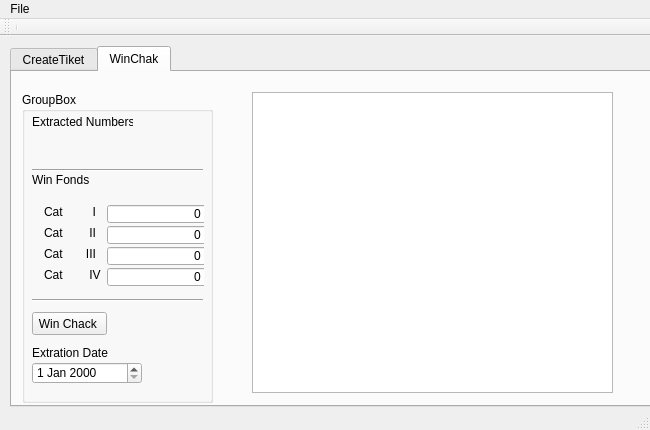
<?xml version="1.0" encoding="UTF-8"?>
<ui version="4.0">
 <class>LotoM</class>
 <widget class="QMainWindow" name="LotoM">
  <property name="windowModality">
   <enum>Qt::ApplicationModal</enum>
  </property>
  <property name="geometry">
   <rect>
    <x>0</x>
    <y>0</y>
    <width>650</width>
    <height>430</height>
   </rect>
  </property>
  <property name="sizePolicy">
   <sizepolicy hsizetype="Fixed" vsizetype="Fixed">
    <horstretch>0</horstretch>
    <verstretch>0</verstretch>
   </sizepolicy>
  </property>
  <property name="minimumSize">
   <size>
    <width>650</width>
    <height>430</height>
   </size>
  </property>
  <property name="maximumSize">
   <size>
    <width>650</width>
    <height>430</height>
   </size>
  </property>
  <property name="windowTitle">
   <string>MainLoto</string>
  </property>
  <widget class="QWidget" name="centralWidget">
   <widget class="QTabWidget" name="tabWidget">
    <property name="geometry">
     <rect>
      <x>10</x>
      <y>10</y>
      <width>641</width>
      <height>361</height>
     </rect>
    </property>
    <property name="minimumSize">
     <size>
      <width>0</width>
      <height>0</height>
     </size>
    </property>
    <property name="currentIndex">
     <number>1</number>
    </property>
    <widget class="QWidget" name="tab">
     <attribute name="title">
      <string>CreateTiket</string>
     </attribute>
     <widget class="QWidget" name="layoutWidget">
      <property name="geometry">
       <rect>
        <x>0</x>
        <y>10</y>
        <width>631</width>
        <height>321</height>
       </rect>
      </property>
      <layout class="QHBoxLayout" name="horizontalLayout">
       <item>
        <widget class="QGroupBox" name="groupBox">
         <property name="sizePolicy">
          <sizepolicy hsizetype="Fixed" vsizetype="Fixed">
           <horstretch>0</horstretch>
           <verstretch>0</verstretch>
          </sizepolicy>
         </property>
         <property name="minimumSize">
          <size>
           <width>128</width>
           <height>288</height>
          </size>
         </property>
         <property name="maximumSize">
          <size>
           <width>120</width>
           <height>16777215</height>
          </size>
         </property>
         <property name="title">
          <string>GroupBox</string>
         </property>
         <widget class="QDateEdit" name="dateEdit">
          <property name="geometry">
           <rect>
            <x>10</x>
            <y>250</y>
            <width>110</width>
            <height>22</height>
           </rect>
          </property>
         </widget>
         <widget class="QPushButton" name="ClearButton">
          <property name="geometry">
           <rect>
            <x>10</x>
            <y>20</y>
            <width>75</width>
            <height>23</height>
           </rect>
          </property>
          <property name="text">
           <string>ClearTiket</string>
          </property>
         </widget>
         <widget class="QPushButton" name="varButton">
          <property name="geometry">
           <rect>
            <x>10</x>
            <y>50</y>
            <width>75</width>
            <height>23</height>
           </rect>
          </property>
          <property name="text">
           <string>ViewVar</string>
          </property>
         </widget>
         <widget class="QLabel" name="label">
          <property name="geometry">
           <rect>
            <x>10</x>
            <y>230</y>
            <width>81</width>
            <height>16</height>
           </rect>
          </property>
          <property name="text">
           <string>Set game date</string>
          </property>
         </widget>
         <widget class="QGroupBox" name="QicPicBox">
          <property name="geometry">
           <rect>
            <x>10</x>
            <y>90</y>
            <width>91</width>
            <height>121</height>
           </rect>
          </property>
          <property name="title">
           <string>QuickPick</string>
          </property>
          <widget class="QWidget" name="layoutWidget">
           <property name="geometry">
            <rect>
             <x>11</x>
             <y>21</y>
             <width>77</width>
             <height>94</height>
            </rect>
           </property>
           <layout class="QVBoxLayout" name="verticalLayout">
            <item>
             <widget class="QCheckBox" name="checkBoxA">
              <property name="text">
               <string>camp A</string>
              </property>
             </widget>
            </item>
            <item>
             <widget class="QCheckBox" name="checkBoxB">
              <property name="text">
               <string>camp B</string>
              </property>
             </widget>
            </item>
            <item>
             <widget class="QCheckBox" name="checkBoxC">
              <property name="text">
               <string>camp C</string>
              </property>
             </widget>
            </item>
            <item>
             <widget class="QPushButton" name="pushButton">
              <property name="text">
               <string>PushButton</string>
              </property>
             </widget>
            </item>
           </layout>
          </widget>
         </widget>
        </widget>
       </item>
       <item>
        <spacer name="horizontalSpacer">
         <property name="orientation">
          <enum>Qt::Horizontal</enum>
         </property>
         <property name="sizeHint" stdset="0">
          <size>
           <width>40</width>
           <height>40</height>
          </size>
         </property>
        </spacer>
       </item>
       <item>
        <widget class="QTextBrowser" name="textBrowser">
         <property name="maximumSize">
          <size>
           <width>200</width>
           <height>16777215</height>
          </size>
         </property>
        </widget>
       </item>
      </layout>
     </widget>
    </widget>
    <widget class="QWidget" name="tab2">
     <attribute name="title">
      <string>WinChak</string>
     </attribute>
     <widget class="QGroupBox" name="groupBox_2">
      <property name="geometry">
       <rect>
        <x>10</x>
        <y>20</y>
        <width>191</width>
        <height>311</height>
       </rect>
      </property>
      <property name="title">
       <string>GroupBox</string>
      </property>
      <widget class="QLabel" name="label_2">
       <property name="geometry">
        <rect>
         <x>10</x>
         <y>20</y>
         <width>101</width>
         <height>20</height>
        </rect>
       </property>
       <property name="text">
        <string>Extracted Numbers</string>
       </property>
      </widget>
      <widget class="QDateEdit" name="dateEdit_2">
       <property name="geometry">
        <rect>
         <x>10</x>
         <y>270</y>
         <width>110</width>
         <height>22</height>
        </rect>
       </property>
      </widget>
      <widget class="QLabel" name="label_3">
       <property name="geometry">
        <rect>
         <x>10</x>
         <y>250</y>
         <width>81</width>
         <height>21</height>
        </rect>
       </property>
       <property name="text">
        <string>Extration Date</string>
       </property>
      </widget>
      <widget class="QPushButton" name="varButton_2">
       <property name="geometry">
        <rect>
         <x>10</x>
         <y>220</y>
         <width>75</width>
         <height>23</height>
        </rect>
       </property>
       <property name="text">
        <string>Win Chack </string>
       </property>
      </widget>
      <widget class="QLabel" name="label_4">
       <property name="geometry">
        <rect>
         <x>10</x>
         <y>80</y>
         <width>121</width>
         <height>16</height>
        </rect>
       </property>
       <property name="text">
        <string>Win Fonds</string>
       </property>
      </widget>
      <widget class="Line" name="line">
       <property name="geometry">
        <rect>
         <x>10</x>
         <y>70</y>
         <width>171</width>
         <height>16</height>
        </rect>
       </property>
       <property name="orientation">
        <enum>Qt::Horizontal</enum>
       </property>
      </widget>
      <widget class="Line" name="line_2">
       <property name="geometry">
        <rect>
         <x>10</x>
         <y>200</y>
         <width>171</width>
         <height>16</height>
        </rect>
       </property>
       <property name="orientation">
        <enum>Qt::Horizontal</enum>
       </property>
      </widget>
      <widget class="QWidget" name="layoutWidget">
       <property name="geometry">
        <rect>
         <x>0</x>
         <y>40</y>
         <width>188</width>
         <height>22</height>
        </rect>
       </property>
       <layout class="QHBoxLayout" name="horizontalLayout_2">
        <item>
         <widget class="QSpinBox" name="spinBox">
          <property name="enabled">
           <bool>true</bool>
          </property>
          <property name="font">
           <font>
            <kerning>true</kerning>
           </font>
          </property>
          <property name="inputMethodHints">
           <set>Qt::ImhDigitsOnly</set>
          </property>
          <property name="wrapping">
           <bool>false</bool>
          </property>
          <property name="frame">
           <bool>true</bool>
          </property>
          <property name="alignment">
           <set>Qt::AlignCenter</set>
          </property>
          <property name="buttonSymbols">
           <enum>QAbstractSpinBox::NoButtons</enum>
          </property>
          <property name="keyboardTracking">
           <bool>true</bool>
          </property>
          <property name="maximum">
           <number>49</number>
          </property>
          <property name="singleStep">
           <number>1</number>
          </property>
         </widget>
        </item>
        <item>
         <widget class="QSpinBox" name="spinBox_2">
          <property name="alignment">
           <set>Qt::AlignCenter</set>
          </property>
          <property name="buttonSymbols">
           <enum>QAbstractSpinBox::NoButtons</enum>
          </property>
         </widget>
        </item>
        <item>
         <widget class="QSpinBox" name="spinBox_3">
          <property name="alignment">
           <set>Qt::AlignCenter</set>
          </property>
          <property name="buttonSymbols">
           <enum>QAbstractSpinBox::NoButtons</enum>
          </property>
         </widget>
        </item>
        <item>
         <widget class="QSpinBox" name="spinBox_4">
          <property name="alignment">
           <set>Qt::AlignCenter</set>
          </property>
          <property name="buttonSymbols">
           <enum>QAbstractSpinBox::NoButtons</enum>
          </property>
         </widget>
        </item>
        <item>
         <widget class="QSpinBox" name="spinBox_5">
          <property name="alignment">
           <set>Qt::AlignCenter</set>
          </property>
          <property name="buttonSymbols">
           <enum>QAbstractSpinBox::NoButtons</enum>
          </property>
         </widget>
        </item>
        <item>
         <widget class="QSpinBox" name="spinBox_6">
          <property name="alignment">
           <set>Qt::AlignCenter</set>
          </property>
          <property name="buttonSymbols">
           <enum>QAbstractSpinBox::NoButtons</enum>
          </property>
         </widget>
        </item>
       </layout>
      </widget>
      <widget class="QWidget" name="layoutWidget">
       <property name="geometry">
        <rect>
         <x>11</x>
         <y>101</y>
         <width>171</width>
         <height>100</height>
        </rect>
       </property>
       <layout class="QGridLayout" name="gridLayout">
        <item row="0" column="0">
         <widget class="QLabel" name="label_5">
          <property name="text">
           <string>Cat         I</string>
          </property>
         </widget>
        </item>
        <item row="0" column="1">
         <widget class="QSpinBox" name="spinBox_7">
          <property name="enabled">
           <bool>true</bool>
          </property>
          <property name="minimumSize">
           <size>
            <width>101</width>
            <height>20</height>
           </size>
          </property>
          <property name="font">
           <font>
            <kerning>true</kerning>
           </font>
          </property>
          <property name="inputMethodHints">
           <set>Qt::ImhDigitsOnly</set>
          </property>
          <property name="wrapping">
           <bool>false</bool>
          </property>
          <property name="frame">
           <bool>true</bool>
          </property>
          <property name="alignment">
           <set>Qt::AlignRight|Qt::AlignTrailing|Qt::AlignVCenter</set>
          </property>
          <property name="buttonSymbols">
           <enum>QAbstractSpinBox::NoButtons</enum>
          </property>
          <property name="keyboardTracking">
           <bool>true</bool>
          </property>
          <property name="maximum">
           <number>999999999</number>
          </property>
          <property name="singleStep">
           <number>1</number>
          </property>
         </widget>
        </item>
        <item row="1" column="0">
         <widget class="QLabel" name="label_6">
          <property name="text">
           <string>Cat        II</string>
          </property>
         </widget>
        </item>
        <item row="1" column="1">
         <widget class="QSpinBox" name="spinBox_8">
          <property name="enabled">
           <bool>true</bool>
          </property>
          <property name="minimumSize">
           <size>
            <width>101</width>
            <height>20</height>
           </size>
          </property>
          <property name="font">
           <font>
            <kerning>true</kerning>
           </font>
          </property>
          <property name="inputMethodHints">
           <set>Qt::ImhDigitsOnly</set>
          </property>
          <property name="wrapping">
           <bool>false</bool>
          </property>
          <property name="frame">
           <bool>true</bool>
          </property>
          <property name="alignment">
           <set>Qt::AlignRight|Qt::AlignTrailing|Qt::AlignVCenter</set>
          </property>
          <property name="buttonSymbols">
           <enum>QAbstractSpinBox::NoButtons</enum>
          </property>
          <property name="keyboardTracking">
           <bool>true</bool>
          </property>
          <property name="maximum">
           <number>999999999</number>
          </property>
          <property name="singleStep">
           <number>1</number>
          </property>
         </widget>
        </item>
        <item row="2" column="0">
         <widget class="QLabel" name="label_7">
          <property name="text">
           <string>Cat       III</string>
          </property>
         </widget>
        </item>
        <item row="2" column="1">
         <widget class="QSpinBox" name="spinBox_9">
          <property name="enabled">
           <bool>true</bool>
          </property>
          <property name="minimumSize">
           <size>
            <width>101</width>
            <height>20</height>
           </size>
          </property>
          <property name="font">
           <font>
            <kerning>true</kerning>
           </font>
          </property>
          <property name="inputMethodHints">
           <set>Qt::ImhDigitsOnly</set>
          </property>
          <property name="wrapping">
           <bool>false</bool>
          </property>
          <property name="frame">
           <bool>true</bool>
          </property>
          <property name="alignment">
           <set>Qt::AlignRight|Qt::AlignTrailing|Qt::AlignVCenter</set>
          </property>
          <property name="buttonSymbols">
           <enum>QAbstractSpinBox::NoButtons</enum>
          </property>
          <property name="keyboardTracking">
           <bool>true</bool>
          </property>
          <property name="maximum">
           <number>999999999</number>
          </property>
          <property name="singleStep">
           <number>1</number>
          </property>
         </widget>
        </item>
        <item row="3" column="0">
         <widget class="QLabel" name="label_8">
          <property name="text">
           <string>Cat        IV</string>
          </property>
         </widget>
        </item>
        <item row="3" column="1">
         <widget class="QSpinBox" name="spinBox_10">
          <property name="enabled">
           <bool>true</bool>
          </property>
          <property name="minimumSize">
           <size>
            <width>101</width>
            <height>20</height>
           </size>
          </property>
          <property name="font">
           <font>
            <kerning>true</kerning>
           </font>
          </property>
          <property name="inputMethodHints">
           <set>Qt::ImhDigitsOnly</set>
          </property>
          <property name="wrapping">
           <bool>false</bool>
          </property>
          <property name="frame">
           <bool>true</bool>
          </property>
          <property name="alignment">
           <set>Qt::AlignRight|Qt::AlignTrailing|Qt::AlignVCenter</set>
          </property>
          <property name="buttonSymbols">
           <enum>QAbstractSpinBox::NoButtons</enum>
          </property>
          <property name="keyboardTracking">
           <bool>true</bool>
          </property>
          <property name="maximum">
           <number>999999999</number>
          </property>
          <property name="singleStep">
           <number>1</number>
          </property>
         </widget>
        </item>
       </layout>
      </widget>
     </widget>
     <widget class="QTextBrowser" name="textBrowser_2">
      <property name="geometry">
       <rect>
        <x>240</x>
        <y>20</y>
        <width>361</width>
        <height>301</height>
       </rect>
      </property>
     </widget>
    </widget>
   </widget>
  </widget>
  <widget class="QMenuBar" name="menuBar">
   <property name="geometry">
    <rect>
     <x>0</x>
     <y>0</y>
     <width>650</width>
     <height>20</height>
    </rect>
   </property>
   <widget class="QMenu" name="menuFile">
    <property name="title">
     <string>File</string>
    </property>
    <addaction name="actionOpen"/>
    <addaction name="actionClose"/>
    <addaction name="actionSave"/>
    <addaction name="separator"/>
    <addaction name="actionQwit"/>
   </widget>
   <addaction name="menuFile"/>
  </widget>
  <widget class="QToolBar" name="mainToolBar">
   <property name="sizePolicy">
    <sizepolicy hsizetype="Preferred" vsizetype="Fixed">
     <horstretch>0</horstretch>
     <verstretch>0</verstretch>
    </sizepolicy>
   </property>
   <attribute name="toolBarArea">
    <enum>TopToolBarArea</enum>
   </attribute>
   <attribute name="toolBarBreak">
    <bool>false</bool>
   </attribute>
   <addaction name="separator"/>
  </widget>
  <widget class="QStatusBar" name="statusBar"/>
  <action name="actionOpen">
   <property name="text">
    <string>Open</string>
   </property>
  </action>
  <action name="actionClose">
   <property name="text">
    <string>Close</string>
   </property>
  </action>
  <action name="actionSave">
   <property name="text">
    <string>Save</string>
   </property>
  </action>
  <action name="actionQwit">
   <property name="text">
    <string>Qwit</string>
   </property>
  </action>
 </widget>
 <layoutdefault spacing="6" margin="11"/>
 <resources/>
 <connections>
  <connection>
   <sender>varButton</sender>
   <signal>clicked()</signal>
   <receiver>textBrowser</receiver>
   <slot>reload()</slot>
   <hints>
    <hint type="sourcelabel">
     <x>70</x>
     <y>163</y>
    </hint>
    <hint type="destinationlabel">
     <x>531</x>
     <y>206</y>
    </hint>
   </hints>
  </connection>
  <connection>
   <sender>ClearButton</sender>
   <signal>clicked()</signal>
   <receiver>textBrowser</receiver>
   <slot>clear()</slot>
   <hints>
    <hint type="sourcelabel">
     <x>54</x>
     <y>114</y>
    </hint>
    <hint type="destinationlabel">
     <x>611</x>
     <y>184</y>
    </hint>
   </hints>
  </connection>
 </connections>
 <slots>
  <slot>ScrieVariante()</slot>
  <slot>clearBilet()</slot>
 </slots>
</ui>
